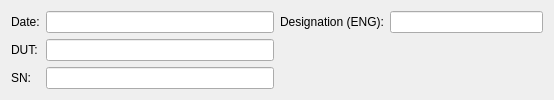
<?xml version="1.0" encoding="UTF-8"?>
<ui version="4.0">
 <class>mdtTtCableChecker</class>
 <widget class="QWidget" name="mdtTtCableChecker">
  <property name="geometry">
   <rect>
    <x>0</x>
    <y>0</y>
    <width>554</width>
    <height>93</height>
   </rect>
  </property>
  <property name="windowTitle">
   <string>Form</string>
  </property>
  <layout class="QHBoxLayout" name="horizontalLayout">
   <item>
    <layout class="QFormLayout" name="formLayout">
     <item row="0" column="0">
      <widget class="QLabel" name="lbDate">
       <property name="text">
        <string>Date:</string>
       </property>
      </widget>
     </item>
     <item row="0" column="1">
      <widget class="QLineEdit" name="fld_Date"/>
     </item>
     <item row="1" column="0">
      <widget class="QLabel" name="lbDutName">
       <property name="text">
        <string>DUT:</string>
       </property>
      </widget>
     </item>
     <item row="1" column="1">
      <widget class="QLineEdit" name="fld_DutName"/>
     </item>
     <item row="2" column="0">
      <widget class="QLabel" name="lbDutSerialNumber">
       <property name="text">
        <string>SN:</string>
       </property>
      </widget>
     </item>
     <item row="2" column="1">
      <widget class="QLineEdit" name="fld_DutSerialNumber"/>
     </item>
    </layout>
   </item>
   <item>
    <layout class="QFormLayout" name="formLayout_2">
     <item row="0" column="0">
      <widget class="QLabel" name="lbTestDesignationEN">
       <property name="text">
        <string>Designation (ENG):</string>
       </property>
      </widget>
     </item>
     <item row="0" column="1">
      <widget class="QLineEdit" name="leTestDesignationEN"/>
     </item>
    </layout>
   </item>
  </layout>
 </widget>
 <resources/>
 <connections/>
</ui>
